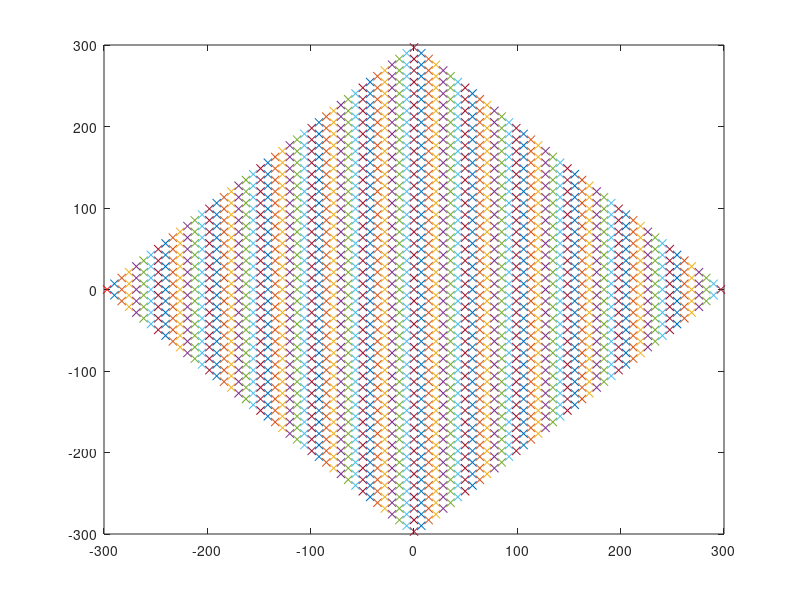

The MATLAB script that drew this image: (Note: this script raises an error after producing the figure.)
function [lattice] = make_dist_lattice_v2

lattice = []; lat_pt = [];
 q1x = [1 0]; q1x = q1x/(norm(q1x));
 q1y = [0 1]; q1y = q1y/(norm(q1y));
theta = pi/4;
theta = pi/4;
rot_mat = [cos(theta) -sin(theta); sin(theta) cos(theta)];

%Number of atoms + Pixels
lattice_nx = 25;
lattice_ny= 25;
res = 10; % pixels/unit cell for unrotated lattice
pxl_n = lattice_nx*res;
sigma = res;
d = 1/lattice_nx;

if ~mod(theta,pi/2)
    alpha = 1;
else
    % Set an expanded range coefficient which accounts for rotation angle
    % Formula follows from setting making angled lattice large enough so as
    %to be able to extract a square region dimension
    %equivalent to lattice_nx. (just uses pythagoras)   
    alpha = (cos(theta) + sin(theta));
    alpha = alpha*1.2; % extra padding of generated points
end

%generate lattice points with zero degrees rotation
% and store in a nxnx2 grid
for i = 0:alpha*(lattice_nx)
    for j = 0:alpha*(lattice_ny)
        lat_pt(i+1,j+1,:) = res*((i)*q1x + (j)*q1y);
    end
end

%set the lattice centered at (0,0)
max_pxl_x = max(max(lat_pt(:,:,1)));
max_pxl_y = max(max(lat_pt(:,:,2)));
lat_pt(:,:,1) = lat_pt(:,:,1) - max_pxl_x/2;
lat_pt(:,:,2) = lat_pt(:,:,2) - max_pxl_y/2;

%rotate the coordinates by theta degrees
[nr nc nz] = size(lat_pt);
for i = 1:nr
    for j= 1:nc
        x0 = [lat_pt(i,j,2) lat_pt(i,j,1)];
        xx0 = rot_mat*x0';
        lat_pt(i,j,2) = xx0(1); lat_pt(i,j,1) = xx0(2);
    end
end

figure; 
for i = 1:alpha*(lattice_nx)+1
    for j= 1:alpha*(lattice_ny)+1
        if i ==1 && j==1
            plot(lat_pt(i,j,1),lat_pt(i,j,2),'rx');
        else
            plot(lat_pt(i,j,1),lat_pt(i,j,2),'x');
        end
        hold on;
    end
end

%Set up Lattice

min_x = min(min(lat_pt(:,:,1)));
max_x = max(max(lat_pt(:,:,1)));
min_y = min(min(lat_pt(:,:,2)));
max_y = max(max(lat_pt(:,:,2)));
 x = linspace(min_x,max_x,round(alpha*max_pxl_x)); 
 y = linspace(min_y,max_y,round(alpha*max_pxl_y)); 
% y = x;
[xx,yy] = meshgrid(x,y);
ext_lattice = zeros(round(alpha*max_pxl_x),round(alpha*max_pxl_y));
% 
% 
% %Create Drift Terms
% 
% Generate lattice from gaussians
nx = 0.0; ny = 0;
%figure;
for j = 1:nr
    for k = 1:nc
       %center point for each atomic site      
       x0 = round([lat_pt(j,k,1), lat_pt(j,k,2)]);
       %plot(lat_pt(j,k,1),lat_pt(j,k,2),'rx'); hold on;     
       ext_lattice = ext_lattice + Gaussian2D_v2(xx,yy,sigma,x0,1);                         
       
    end
end
img_plot2(ext_lattice);

%[r c]  = find(xx >= -(pxl_n/2+res/2) & xx <= pxl_n/2+res/2 & yy >= - (pxl_n/2+res/2) & yy <= pxl_n/2 +res/2);
[r c]  = find(xx >= -(pxl_n/2) & xx <= pxl_n/2 & yy >= - (pxl_n/2) & yy <= pxl_n/2);
min_r = min(r);
min_c = min(c);
max_r = max(r);
max_c = max(c);

%lat_map = zeros(abs(max_r - min_r)+1, abs(max_c-min_c)+1);
lat_map = ext_lattice(min_r:max_r,min_c:max_c);

img_plot2(imrotate(lat_map,45));
lattice  = lat_map;

%r = tmp(A);
%5tmp = (lat_pt(:,:,2)); 
%c = tmp(A);
%figure;
%plot(r,c,'o');
% 
% %reposition to put corner at (0,0)
% round_r = round(10000*r)/10000;
% min_r = min(round_r);
% A = (round_r == min_r);
% c(A)
% min_c = min(c(A))
% r = r - min_r;
% c = c - min_c;


% 
% lattice.r = (linspace(0,lattice_nx,pxl_n))';

f=fft2(lat_map - mean(mean(lat_map)));
f=fftshift(f);
f=abs(f);
% 
 img_plot2(imrotate(f,45));
% shading flat
% colorbar
% load_color;
% colormap(Cmap.Defect1);
%caxis([0 1e4])
end